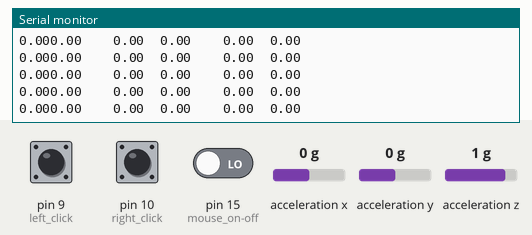
Simulated run of this sketch. Board: Arduino Leonardo, built with avr-gcc and run on an emulated ATmega32U4. Parts: the last lines printed to the serial monitor. Wiring (inferred from the names in the program): MPU-6050 motion sensor at I2C address 0x68. The inputs (shaded band) are chosen by the test bench; at power-on: acceleration x 0 g, acceleration y 0 g, pin 15 (mouse_on-off) LOW, pin 9 (left_click) LOW, pin 10 (right_click) LOW, acceleration z 1 g. USB keyboard and mouse output is not drawn.

Above: at 1.2 s.
1.3 s: acceleration x set to -1.4 g
At 2.2 s:
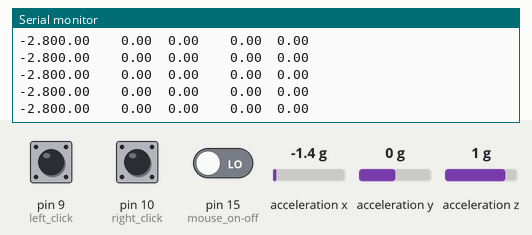
2.8 s: acceleration y set to -1.4 g
At 3.8 s:
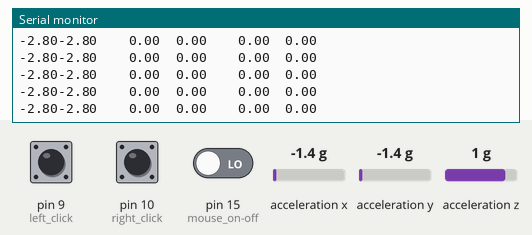
5.8 s: pin 15 (mouse_on-off) driven HIGH
At 6.5 s:
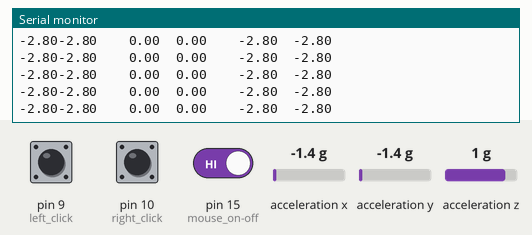
7.3 s: acceleration x set to -0.8 g
At 8.3 s:
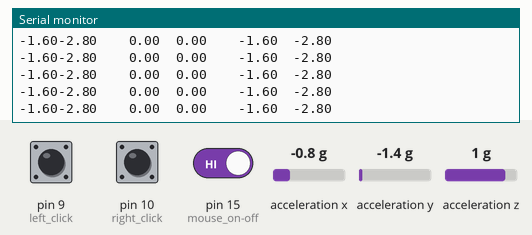
8.8 s: pin 15 (mouse_on-off) driven LOW
At 9.5 s:
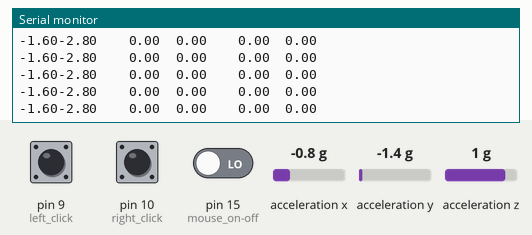
Timing chart, 0 to 11.8 s (numbered marks = the images above; inputs shaded):
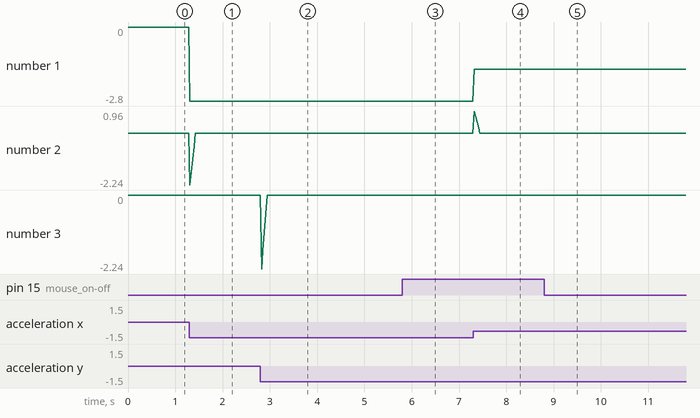

Measured:
- after the input at 1.3 s, the serial monitor: prints a new line at once (image 1)
- after the input at 2.8 s, the serial monitor: prints a new line at once (image 2)
- after the input at 5.8 s, the serial monitor: prints a new line at once (image 3)
- after the input at 7.3 s, the serial monitor: prints a new line at once (image 4)
- after the input at 8.8 s, the serial monitor: prints a new line at once (image 5)
- plotted number 1: 0 → -2.8 after the input at 1.3 s, -2.8 → -1.6 after the input at 7.3 s

The sketch:

gyro_mouse.ino
```cpp
#include<Wire.h>
#include<Mouse.h>
const int MPU_addr=0x68;  // I2C address of the MPU-6050
int16_t AcX,AcY,AcZ,Tmp,GyX,GyY,GyZ;
double axval,ayval;
const int len = 5;
double arrx[len],arry[len];
double vx,vy;

void setup(){
  pinMode(9,INPUT);                     //left click
  pinMode(10,INPUT);                    //right click
  pinMode(15,INPUT);                    //mouse on-off
  Wire.begin();
  Wire.beginTransmission(MPU_addr);
  Wire.write(0x6B);  // PWR_MGMT_1 register
  Wire.write(0);     // set to zero (wakes up the MPU-6050)
  Wire.endTransmission(true);
  Serial.begin(9600);
  vx=0;
  vy=0;
}
void loop(){
  Wire.beginTransmission(MPU_addr);
  Wire.write(0x3B);  // starting with register 0x3B (ACCEL_XOUT_H)
  Wire.endTransmission(false);
  Wire.requestFrom(MPU_addr,6,true);  // request a total of 14 registers
  AcX=Wire.read()<<8|Wire.read();  // 0x3B (ACCEL_XOUT_H) & 0x3C (ACCEL_XOUT_L)
  AcY=Wire.read()<<8|Wire.read();  // 0x3D (ACCEL_YOUT_H) & 0x3E (ACCEL_YOUT_L)
  AcZ=Wire.read()<<8|Wire.read();  // 0x3F (ACCEL_ZOUT_H) & 0x40 (ACCEL_ZOUT_L)
//  Tmp=Wire.read()<<8|Wire.read();  // 0x41 (TEMP_OUT_H) & 0x42 (TEMP_OUT_L)
//  GyX=Wire.read()<<8|Wire.read();  // 0x43 (GYRO_XOUT_H) & 0x44 (GYRO_XOUT_L)
//  GyY=Wire.read()<<8|Wire.read();  // 0x45 (GYRO_YOUT_H) & 0x46 (GYRO_YOUT_L)
//  GyZ=Wire.read()<<8|Wire.read();  // 0x47 (GYRO_ZOUT_H) & 0x48 (GYRO_ZOUT_L)
  Serial.print(double(AcX)/8192);
  Serial.print(double(AcY)/8192);
  Serial.print('\t');
  Serial.print('\t');

  for(int i=0;i<len-1;i++){
    arrx[i]=arrx[i+1];                  //left shift
    arry[i]=arry[i+1];
  }
  arrx[len-1]=double(AcX)/8192;
  arry[len-1]=double(AcY)/8192;

  ayval=0;
  axval=0;
  for(int i=0;i<len;i++){
    axval=axval+(arrx[i]/len);                //gives axval in g's
    ayval=ayval+(arry[i]/len);
  }
  Serial.print((double(AcX)/8192)-axval);
  Serial.print('\t');
  Serial.print((double(AcY)/8192)-ayval);
  Serial.print('\t');
  Serial.print('\t');


  if(digitalRead(15) == HIGH){
    Mouse.begin();
//    vx=(double(AcX)/8192);//-axval+vx;
//    vy=(double(AcY)/8192);//-ayval+vy;
    vx=axval;
    vy=ayval;
    Mouse.move(-20*vx,-30*vy,0);

    if (digitalRead(9)==LOW) {
      Mouse.press(MOUSE_LEFT);
    } else {
      Mouse.release(MOUSE_LEFT);
    }

    if (digitalRead(10)==LOW) {
      Mouse.press(MOUSE_RIGHT);
    } else {
      Mouse.release(MOUSE_RIGHT);
    }

  } else  {
    Mouse.end();
    vx=0;
    vy=0;
  }


//  if ((double(AcX)/8192)>0.02 || (double(AcX)/8192)<-0.02){
//    vx=(double(AcX)/8192)-axval+vx;
//  }
//  if ((double(AcY)/8192)>0.02 || (double(AcY)/8192)<-0.02){
//    vy=(double(AcY)/8192)-ayval+vy;
//  }
  Serial.print(vx);
  Serial.print('\t');
  Serial.println(vy);

//  Serial.print(" | AcZ = "); Serial.print(AcZ);
//  Serial.print(" | Tmp = "); Serial.print(Tmp/340.00+36.53);  //equation for temperature in degrees C from datasheet
//  Serial.print(" | GyX = "); Serial.print(GyX);
//  Serial.print(" | GyY = "); Serial.print(GyY);
//  Serial.print(" | GyZ = "); Serial.println(GyZ);

  delay(25);
}
```
